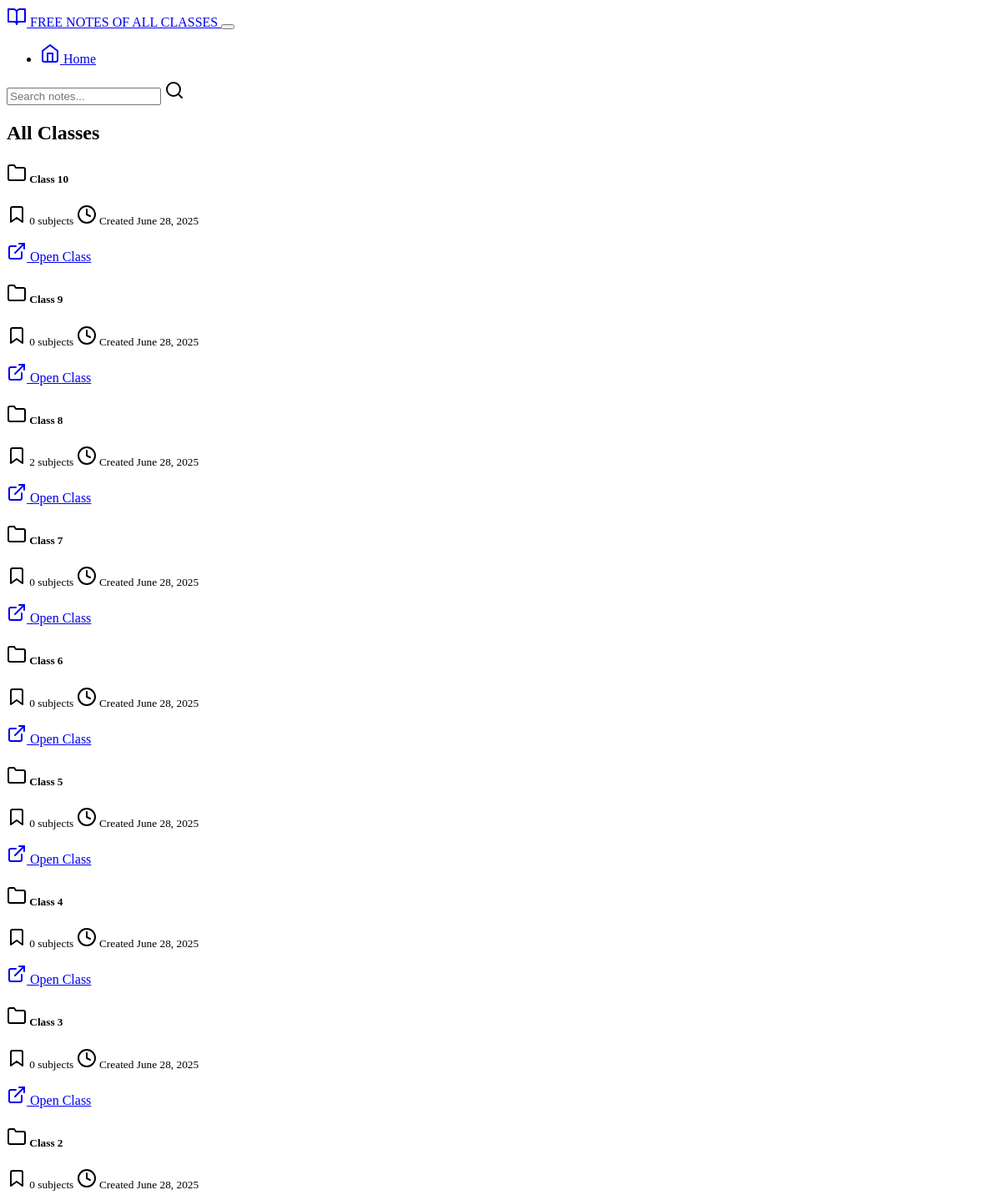
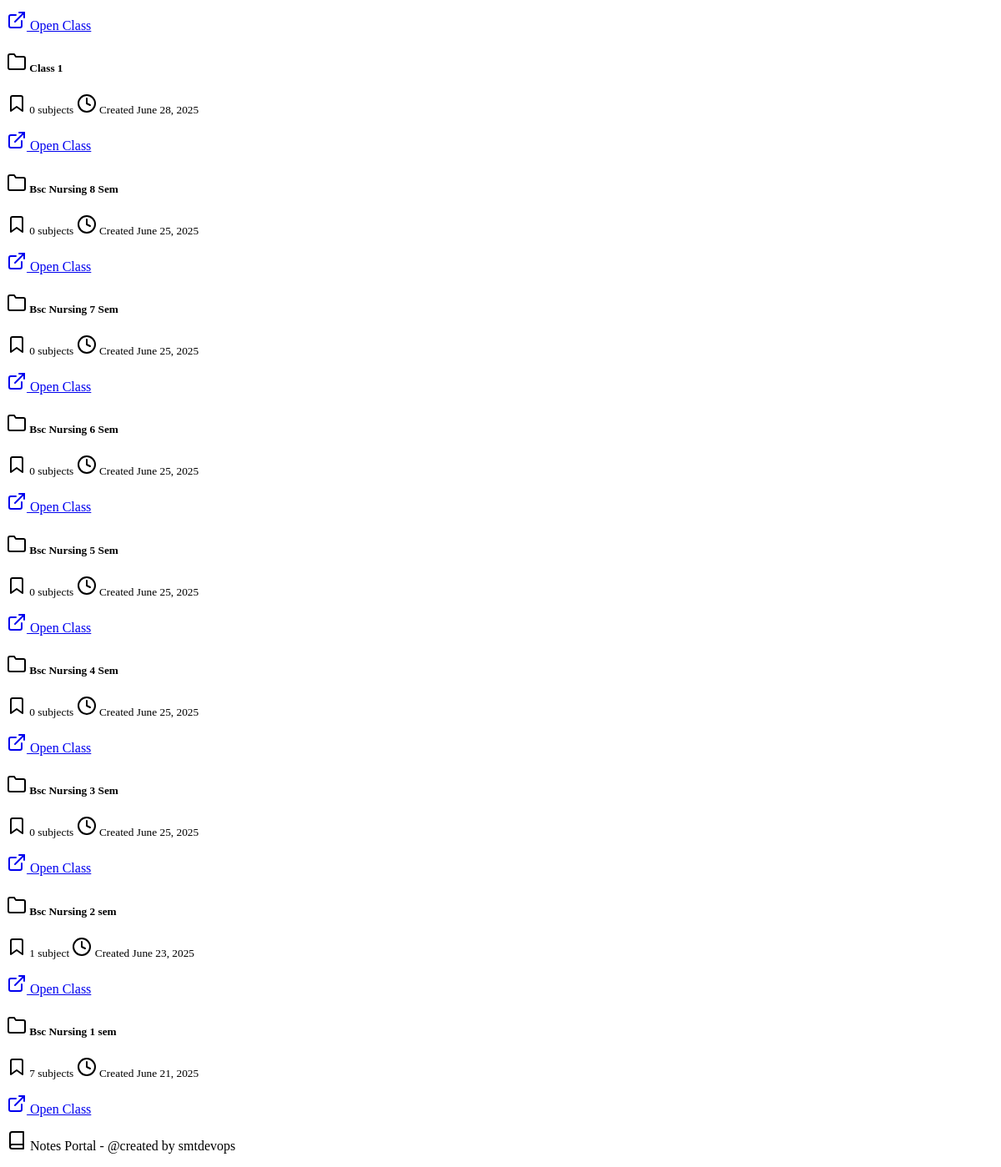
Page /classes on the committed database (2 pictures, top to bottom).
### main/models.py (models this page shows, shortened)
class Class(models.Model):
    name = models.CharField(max_length=100)
    description = models.TextField(blank=True)
    created_at = models.DateTimeField(default=timezone.now)

class Subject(models.Model):
    name = models.CharField(max_length=100)
    description = models.TextField(blank=True)
    class_ref = models.ForeignKey(Class, on_delete=models.CASCADE, related_name="subjects")
    created_at = models.DateTimeField(default=timezone.now)

### main/views.py (the view)
# urls.py: path('classes', views.class_list, name='class_list'),
def class_list(request):
    classes = Class.objects.all().order_by("-created_at")
    return render(request, 'classes.html', {'classes': classes})

### templates/classes.html (shortened to what this page needs)
{% extends "base.html" %}
{% block content %}
<div class="container mt-5">
    <h2 class="mb-4">All Classes</h2>
        <div class="row">
            {% for class in classes %}
                <div class="col-md-6 col-lg-4 mb-4">
                    <div class="card h-100">
                        <div class="card-body">
                            <h5 class="card-title">
                                <i data-feather="folder" class="me-2"></i> {{ class.name }}
                            </h5>
                            <p class="card-text">
                                <small class="text-muted">
                                    <i data-feather="bookmark" class="me-1"></i>
                                    {{ class.subjects.all|length }} subject{{ class.subjects.all|length|pluralize }}
                                    <i data-feather="clock" class="ms-2 me-1"></i>
                                    Created {{ class.created_at|date:"F d, Y" }}
                                </small>
                            </p>
                        </div>
                        <div class="card-footer bg-transparent">
                            <div class="btn-group w-100">
                                <a href="{% url 'class_detail' class.id %}" class="btn btn-primary">
                                    <i data-feather="external-link" class="me-1"></i> Open Class
                                </a>
                            </div>
                        </div>
                    </div>
                </div>
            {% endfor %}
        </div>
</div>
{% endblock %}

### templates/base.html (shortened to what this page needs)
{% load static %}
<!DOCTYPE html>
<html lang="en" data-bs-theme="dark">
<head>
    <link href="https://cdn.replit.com/agent/bootstrap-agent-dark-theme.min.css" rel="stylesheet">
    <link rel="stylesheet" href="{% static 'css/style.css' %}">
</head>
<body>
    <nav class="navbar navbar-expand-lg navbar-dark bg-dark">
        <div class="container">
            <a class="navbar-brand" href="{% url 'index' %}">
                <i data-feather="book-open" class="me-2"></i>
              FREE NOTES OF ALL CLASSES
            </a>
            <button class="navbar-toggler" type="button" data-bs-toggle="collapse" data-bs-target="#navbarNav">
            </button>
            <div class="collapse navbar-collapse" id="navbarNav">
                <ul class="navbar-nav me-auto">
                    <li class="nav-item">
                        <a class="navbar-brand" href="{% url 'index' %}">
                            <i data-feather="home" class="me-1"></i>
                            Home
                        </a>
                    </li>
                </ul>
                <div class="d-flex align-items-center">
                    <form class="d-flex me-3" method="GET" action="{% url 'search' %}">
                        <div class="input-group">
                            <input class="form-control" type="search" name="q" placeholder="Search notes..."
                                   value="{{ request.GET.q }}"
                            <button class="btn btn-outline-secondary" type="submit">
                                <i data-feather="search"></i>
                        </div>
                    </form>
                </div>
            </div>
        </div>
    </nav>
    <main class="container my-4">
        {% block content %}{% endblock %}
    </main>
    <footer class="bg-dark text-light py-4 mt-5">
        <div class="container text-center">
            <p class="mb-0">
                <i data-feather="book" class="me-2"></i>
                Notes Portal - @created by smtdevops
            </p>
        </div>
    </footer>
</body>
</html>

### static/css/style.css (style rules this page uses)
* { transition: all 0.2s ease-in-out; }
.card { border-radius: 0.5rem; }
.btn-group .btn { border-radius: 0.375rem; margin-right: 2px; }
.btn-group .btn:last-child { margin-right: 0; }
.navbar .input-group { width: 300px; }
footer { margin-top: auto; }
html, body { height: 100%; }
body { display: flex; flex-direction: column; }
main { flex: 1; }

### rows in the picture
Class: name "Class 10", subjects.all|length "0", created_at "June 28, 2025"
Class: name "Class 9", subjects.all|length "0", created_at "June 28, 2025"
Class: name "Class 8", subjects.all|length "2", created_at "June 28, 2025"
Class: name "Class 7", subjects.all|length "0", created_at "June 28, 2025"
Class: name "Class 6", subjects.all|length "0", created_at "June 28, 2025"
Class: name "Class 5", subjects.all|length "0", created_at "June 28, 2025"
Class: name "Class 4", subjects.all|length "0", created_at "June 28, 2025"
Class: name "Class 3", subjects.all|length "0", created_at "June 28, 2025"
Class: name "Class 2", subjects.all|length "0", created_at "June 28, 2025"
Class: name "Class 1", subjects.all|length "0", created_at "June 28, 2025"
Class: name "Bsc Nursing 8 Sem", subjects.all|length "0", created_at "June 25, 2025"
Class: name "Bsc Nursing 7 Sem", subjects.all|length "0", created_at "June 25, 2025"
Class: name "Bsc Nursing 6 Sem", subjects.all|length "0", created_at "June 25, 2025"
Class: name "Bsc Nursing 5 Sem", subjects.all|length "0", created_at "June 25, 2025"
Class: name "Bsc Nursing 4 Sem", subjects.all|length "0", created_at "June 25, 2025"
Class: name "Bsc Nursing 3 Sem", subjects.all|length "0", created_at "June 25, 2025"
Class: name "Bsc Nursing 2 sem", subjects.all|length "1", created_at "June 23, 2025"
Class: name "Bsc Nursing 1 sem", subjects.all|length "7", created_at "June 21, 2025"
